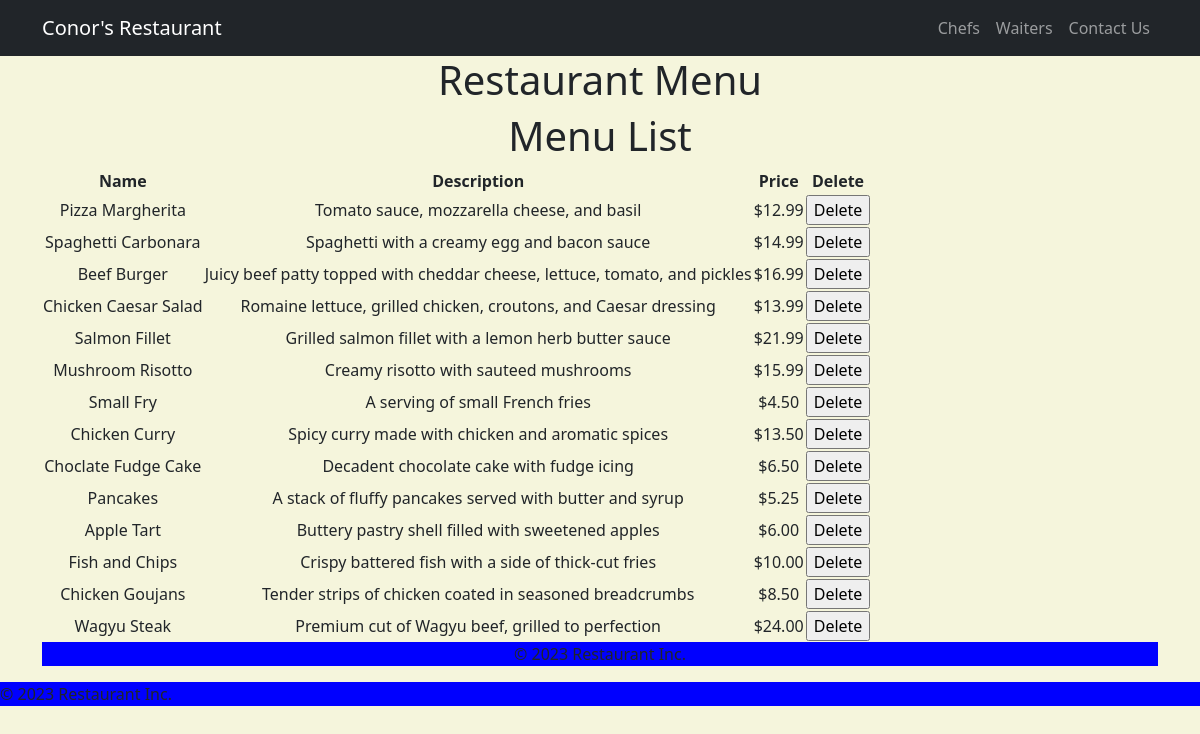
The page / on the database its author committed.
### tables this page shows
CREATE TABLE menu_items (
itemID int(11) NOT NULL,
itemName varchar(255) NOT NULL,
itemDescription varchar(255) DEFAULT '',
itemPrice decimal(10,2) NOT NULL
);

### index.php (the view, shortened to what this page needs)
<?php include 'includes/header.php';?>
<main class="container">
  <div class="starter-template text-center">
<body>
<header><h1>Restaurant Menu</h1></header>
<main>
    <h1>Menu List</h1>
    <section>
        <table>
            <tr>
                <th>Name</th>
                <th>Description</th>
                <th>Price</th>
                <th>Delete</th>
            </tr>
            <?php foreach ($menuItems as $menuItem) : ?>
        <tr>
            <td><?php echo $menuItem['itemName']; ?></td>
            <td><?php echo $menuItem['itemDescription']; ?></td>
            <td class="right">$<?php echo number_format($menuItem['itemPrice'], 2); ?></td>
            <td>
                <form action="delete_item.php" method="post">
                    <input type="submit" value="Delete">
                </form>
            </td>
        </tr>
    <?php endforeach; ?>
</table>
</section>
</main>
<footer>
    <p>&copy; <?php echo date("Y"); ?> Restaurant Inc.</p>
</footer>
</main>
<?php include 'includes/footer.php';?>

### includes/header.php (shortened to what this page needs)
<?php
require_once('database.php');
$queryMenu = 'SELECT itemID, itemName, itemDescription, itemPrice FROM menu_items';
$statement = $db->prepare($queryMenu);
$statement->execute();
$menuItems = $statement->fetchAll();
?>
<!doctype html>
<html lang="en">
  <head>
<link href="css/bootstrap.min.css" rel="stylesheet">
    <link href="css/mystyle.css" rel="stylesheet">
  </head>
  <body>
    <nav class="navbar navbar-expand-lg navbar-dark bg-dark" aria-label="Eighth navbar example">
      <div class="container">
        <a class="navbar-brand" href="index.php">Conor's Restaurant</a>
        <div class="collapse navbar-collapse" id="navbarsExample07">
          <span class="d-flex">
            <ul class="navbar-nav me-auto mb-2 mb-lg-0">
              <li class="nav-item">
                <a class="nav-link" aria-current="page" href="page-1.php">Chefs</a>
              </li>
              <li class="nav-item">
                <a class="nav-link" aria-current="page" href="page-2.php">Waiters</a>
              </li>
              <li class="nav-item">
                <a class="nav-link" aria-current="page" href="page-3.php">Contact Us</a>
              </li>
            </ul>
          </span>
        </div>
      </div>
    </nav>

### includes/footer.php (shortened to what this page needs)
<footer>
    <p>&copy; <?php echo date("Y"); ?> Restaurant Inc.</p>
</footer>
  </body>
</html>

### css/mystyle.css (style rules this page uses)
footer { background-color: blue; }
body { background-color: beige; }

### rows shown on the page
menu_items: itemName "Pizza Margherita", itemDescription "Tomato sauce, mozzarella cheese, and basil", itemPrice "12.99"
menu_items: itemName "Spaghetti Carbonara", itemDescription "Spaghetti with a creamy egg and bacon sauce", itemPrice "14.99"
menu_items: itemName "Beef Burger", itemDescription "Juicy beef patty topped with cheddar cheese, lettuce, tomato, and pickles", itemPrice "16.99"
menu_items: itemName "Chicken Caesar Salad", itemDescription "Romaine lettuce, grilled chicken, croutons, and Caesar dressing", itemPrice "13.99"
menu_items: itemName "Salmon Fillet", itemDescription "Grilled salmon fillet with a lemon herb butter sauce", itemPrice "21.99"
menu_items: itemName "Mushroom Risotto", itemDescription "Creamy risotto with sauteed mushrooms", itemPrice "15.99"
menu_items: itemName "Small Fry", itemDescription "A serving of small French fries", itemPrice "4.50"
menu_items: itemName "Chicken Curry", itemDescription "Spicy curry made with chicken and aromatic spices", itemPrice "13.50"
menu_items: itemName "Choclate Fudge Cake", itemDescription "Decadent chocolate cake with fudge icing", itemPrice "6.50"
menu_items: itemName "Pancakes", itemDescription "A stack of fluffy pancakes served with butter and syrup", itemPrice "5.25"
menu_items: itemName "Apple Tart", itemDescription "Buttery pastry shell filled with sweetened apples", itemPrice "6.00"
menu_items: itemName "Fish and Chips", itemDescription "Crispy battered fish with a side of thick-cut fries", itemPrice "10.00"
menu_items: itemName "Chicken Goujans", itemDescription "Tender strips of chicken coated in seasoned breadcrumbs", itemPrice "8.50"
menu_items: itemName "Wagyu Steak", itemDescription "Premium cut of Wagyu beef, grilled to perfection", itemPrice "24.00"
